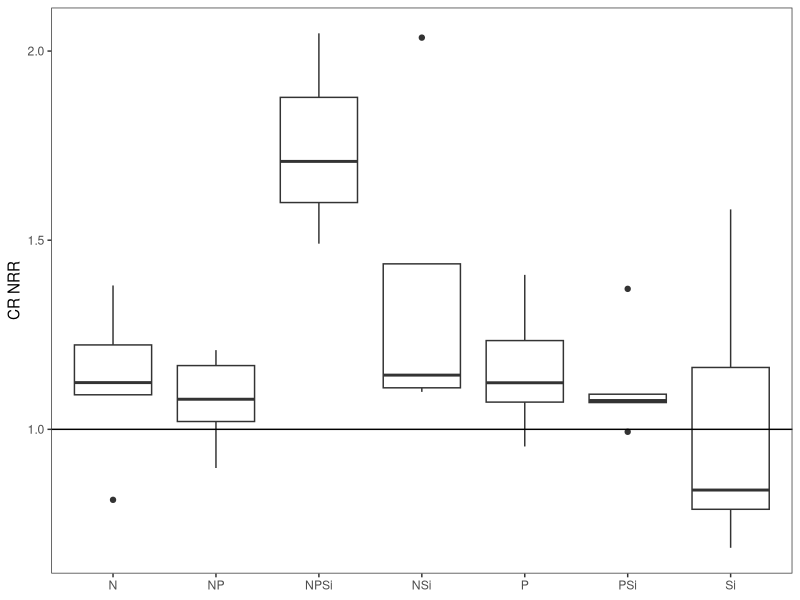
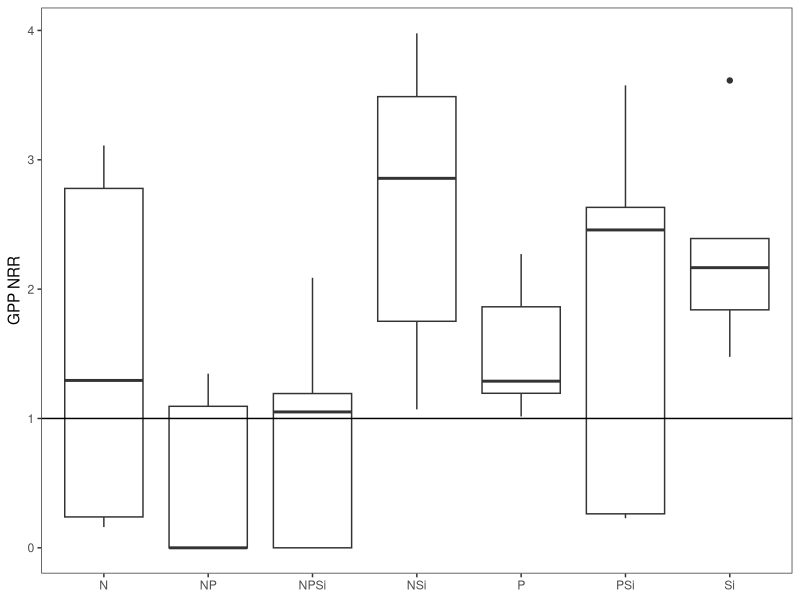
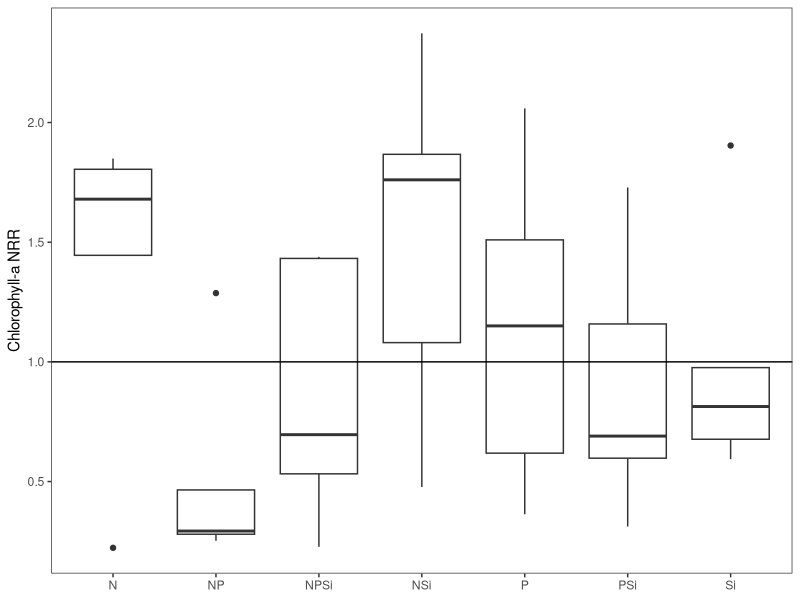
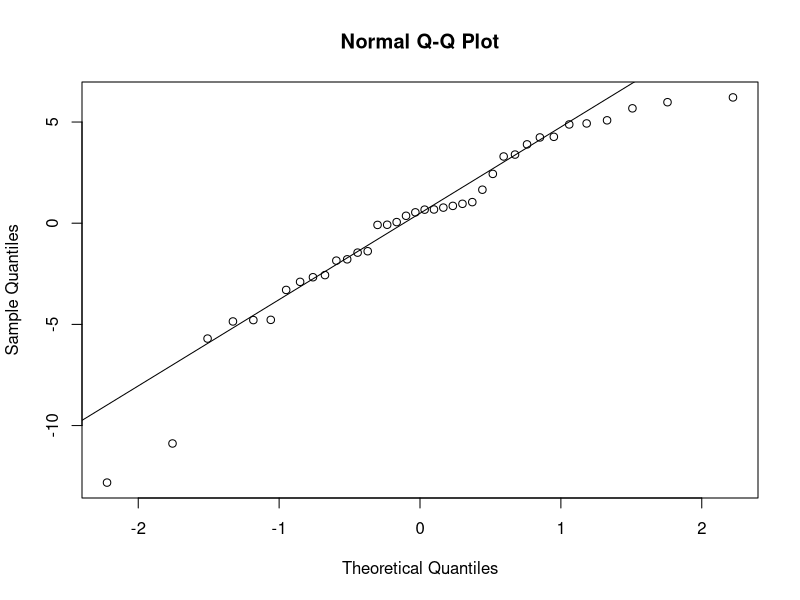
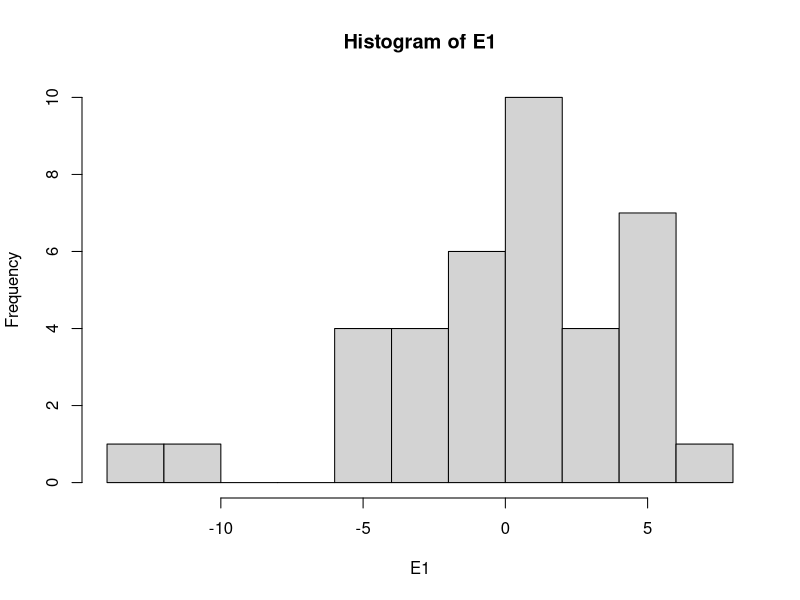
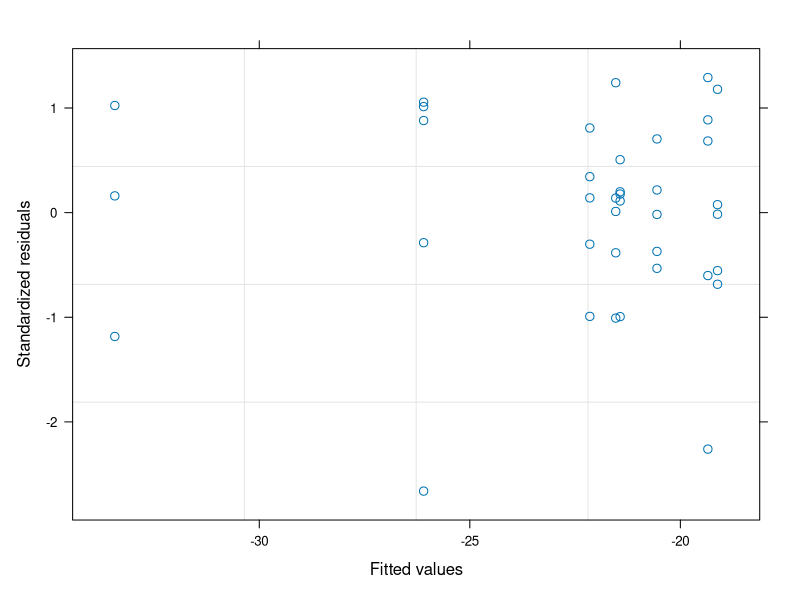

Here is the R script that generated these plots, in order: (Note: this script raises an error after producing the figures.)
#Author:  Clay Arango
#Creation date: 14-Feb-19
#Script to analyze NDS data from Summer 2018 WSB work with S. Roley and A. Alexiades

#packages
install.packages("nlme")
install.packages("nortest")
install.packages("dplyr")
install.packages("multcomp")
install.packages("MASS")
install.packages("ggplot2")
library(nlme)
library(nortest)
library(plyr)
library(dplyr)
library(multcomp)
library(MASS)
library(ggplot2)

#Load data
topp_summer<- read.csv("toppenish_summer.csv")

#set variable
d = topp_summer

#evaluate data to make sure factors are correct
names(d)
unique(d$nutrient) #control, N, NP, NPSi, NSi, P, PSi, Si
unique(d$N) #should be 0 and 1
unique(d$P) #should be 0 and 1
unique(d$Si) #should be 0 and 1
unique(d$top) #should be "sponge" and "glass"
#if need to change, use recode function below. 
d$top<-recode(d$top, "cellulose" ="sponge")
str(d)

#convert N and P vand Si alues (0 or 1 for absence or presence) to factors
d$N<-as.factor(d$N)
d$P<-as.factor(d$P)
d$Si<-as.factor(d$Si)
str(d)

#subset data into gpp and cr response
d.cr = subset(d, top=="sponge", data=d)
d.gpp = subset(d, top=="glass", data=d)

#calculate nrr for cr
x<-ddply(d.cr, "nutrient", summarise, ave_cr = mean(cr.area, na.rm=T))
x
d.cr$cr.nrr = d.cr$cr.area/-19.11745 #divide by control ave_cr

#calculate nrr for gpp and chla
x<- ddply(d.gpp, "nutrient", summarise, ave_gpp = mean(gpp.area, na.rm=T), ave_chla = mean(chla_ug_cm2, na.rm=T)) 
x
d.gpp$gpp.nrr = d.gpp$gpp.area/2.323007 #divide by control ave_gpp
d.gpp$chla.nrr = d.gpp$chla_ug_cm2/2.214887 #divide by control ave_chla

###############
#plots of NRR
##############
ggplot(data=subset(d.cr, !(nutrient=="control")), aes(x=nutrient, y=cr.nrr))+geom_boxplot()+theme_bw()+
  ylab("CR NRR")+geom_abline(slope = 0, intercept = 1)+
  theme(axis.title.x=element_blank(), panel.grid.minor=element_blank(), panel.grid.major=element_blank())

ggplot(data=subset(d.gpp, !(nutrient=="control")), aes(x=nutrient, y=gpp.nrr))+geom_boxplot()+theme_bw()+
  ylab("GPP NRR")+geom_abline(slope = 0, intercept = 1)+
  theme(axis.title.x=element_blank(), panel.grid.minor=element_blank(), panel.grid.major=element_blank())

ggplot(data=subset(d.gpp, !(nutrient=="control")), aes(x=nutrient, y=chla.nrr))+geom_boxplot()+theme_bw()+
  ylab("Chlorophyll-a NRR")+geom_abline(slope = 0, intercept = 1)+
  theme(axis.title.x=element_blank(), panel.grid.minor=element_blank(), panel.grid.major=element_blank())

############################################################
#analyze RESPIRATION data
############################################################

M1<-gls(cr.area~N*P*Si, data=d.cr, na.action=na.omit)
E1<-residuals(M1)
qqnorm(E1)
qqline(E1)
ad.test(E1)
   #residuals are more-or-less normally distributed, p=0.06625. A lot of wiggle around QQ line
hist(E1) #ok
plot(M1)# a little bit heteroscedastic but not dramatically so. less variation as values increase

plot(filter(d.cr, !is.na(cr.area)) %>% dplyr::select(nutrient), 
     E1, xlab="nutrient", ylab="Residuals")
bartlett.test(cr.area~nutrient, data=d.cr)
   #variance test OK

anova(M1)
  #P and NPSi interaction signficant. in figure, Si appears higher, NP lower, all others equal to Control

ggplot(data=d.cr, aes(x=nutrient, y = cr.area))+geom_boxplot()

x <- group_by(d.cr, nutrient) %>%  # Grouping function causes subsequent functions to aggregate by treatment
  summarize(cr.mean = abs(mean(cr.area, na.rm = TRUE)), # na.rm = TRUE to remove missing values
            cr.sd=abs(sd(cr.area, na.rm = TRUE)),  # na.rm = TRUE to remove missing values
            n = sum(!is.na(cr.area)), # of observations, excluding NAs. 
            cr.se=cr.sd/sqrt(n))

ggplot(data=x, aes(x=nutrient, y=cr.mean)) + 
  geom_bar(stat="identity", position=position_dodge(), color = "black") + 
  geom_errorbar(aes(ymin=cr.mean, ymax=cr.mean+cr.se), width=0.2, 
                position=position_dodge(0.9)) + 
  xlab("Nutrient") +
  ylab(expression(Respiration~(ug~O[2]~m^{-2}~h^{-1}))) +
  ylim(0,20) +
  labs(fill="Light") +
  theme_bw() +
  theme(panel.grid.major=element_blank(),
        panel.grid.minor=element_blank(),
        legend.title=element_text(size=6),
        legend.key=element_blank(), 
        legend.position=c(0.5,0.95), 
        legend.text=element_text(size=8), 
        legend.background=element_blank(), 
        legend.direction="horizontal", 
        legend.key.size=unit(0.3, "cm"), 
        axis.title.y=element_text(size=8), 
        axis.title.x=element_text(size=8), 
        axis.text.x=element_text(size=8))


#ggsave('output/figures/Aht_summer_CRNRR.tiff',
#       units="in",
#       width=3.25,
#       height=3.25,
#       dpi=1200,
#       compression="lzw")

############################################################
#analyze the PRODUCTION data
############################################################

M1<-gls(log10(gpp.area+1)~N*P*Si, data=d.gpp, na.action=na.omit) #had to log-transform
E1<-residuals(M1)
qqnorm(E1)
qqline(E1)
ad.test(E1)
  #with log transformation: looks better, p = 0.8947)
  #w/o transformation: residuals not normal (p = 0.012, clear deviation from QQ line)

hist(E1, xlab="residuals", main="")
plot(M1)

plot(filter(d.gpp, !is.na(gpp.area)) %>% dplyr::select(nutrient), 
     E1, xlab="nutrient", ylab="Residuals")
bartlett.test(gpp.area~nutrient, data=d.gpp)
   #variance increases with value, even with transformation. will use kruskal-wallis

ggplot(data=d.gpp, aes(x=nutrient, y = gpp.area))+geom_boxplot()# one funky control value!! check on it!!
anova(M1)#doing anova anyway
#nothing significant

kruskal.test(gpp.area~N+P+Si, data=d.gpp, na.action=na.omit)#kruskal-wallis can only have 1 factor


x <- group_by(d.gpp, nutrient) %>%  # Grouping function causes subsequent functions to aggregate by season and reach
  summarize(gpp.mean = abs(mean(gpp.area, na.rm = TRUE)), # na.rm = TRUE to remove missing values
            gpp.sd=abs(sd(gpp.area, na.rm = TRUE)),  # na.rm = TRUE to remove missing values
            n = sum(!is.na(gpp.area)), # of observations, excluding NAs. 
            gpp.se=gpp.sd/sqrt(n))

ggplot(data=x, aes(x=nutrient, y=gpp.mean)) + 
  geom_bar(stat="identity", position=position_dodge(), color = "black") + 
  geom_errorbar(aes(ymin=gpp.mean, ymax=gpp.mean+gpp.se), width=0.2, 
                position=position_dodge(0.9)) + 
  xlab("Nutrient") +
  ylab(expression(Production~(ug~O[2]~m^{-2}~h^{-1}))) +
  labs(fill="Light") +
  theme_bw() +
  theme(panel.grid.major=element_blank(),
        panel.grid.minor=element_blank(), 
        legend.title=element_text(size=6), 
        legend.key=element_blank(),  
        legend.position=c(0.5,0.95),  
        legend.text=element_text(size=8),  
        legend.background=element_blank(),  
        legend.direction="horizontal",  
        legend.key.size=unit(0.3, "cm"),  
        axis.title.y=element_text(size=8),  
        axis.title.x=element_text(size=8),  
        axis.text.x=element_text(size=8))

#ggsave('output/figures/gppByNutrient.tiff',
#       units="in",
#       width=3.25,
#       height=3.25,
#       dpi=1200,
#       compression="lzw")


#BELOW HERE IS NOT EDITED





############################################################
#analyze the CHL-A biomass on disks

M1<-gls(chla~N*P*light, data=roza_sum.chla, na.action=na.omit)
E1<-residuals(M1)
qqnorm(E1)
qqline(E1)
ad.test(E1)
  #residuals look bad (p=0.001)
hist(E1)
plot(M1)

vf1 = varIdent(form = ~ 1|N*P)
vf2 = varIdent(form = ~ 1|light)
vf3 = varIdent(form = ~ 1|N*P*light)
vf4 = varPower(form = ~ fitted(.)) 
vf5 = varExp(form = ~ fitted(.))
vf6 = varConstPower(form = ~ fitted(.))
vf7 = varExp(form = ~ fitted(.)|nutrient)

M2<-gls(chla~N*P*light, data=roza_sum.chla, na.action=na.omit, weights=vf1)
M3<-gls(chla~N*P*light, data=roza_sum.chla, na.action=na.omit, weights=vf2)
M4<-gls(chla~N*P*light, data=roza_sum.chla, na.action=na.omit, weights=vf3)
M5<-gls(chla~N*P*light, data=roza_sum.chla, na.action=na.omit, weights=vf4)
M6<-gls(chla~N*P*light, data=roza_sum.chla, na.action=na.omit, weights=vf5)
M7<-gls(chla~N*P*light, data=roza_sum.chla, na.action=na.omit, weights=vf6)
M8<-gls(chla~N*P*light, data=roza_sum.chla, na.action=na.omit, weights=vf7)

anova(M1,M2,M3,M4,M5,M6,M7,M8)

#M3 is best on AIC

E3<-residuals(M3)
qqnorm(E3)
qqline(E3)
ad.test(E3)
#residuals are not normal (p=0.001)
hist(E3, xlab="residuals", main="")
plot(M3)
  #hist and plot look good

plot(filter(roza_sum.chla, !is.na(chla)) %>% dplyr::select(light), 
     E3, xlab="light", ylab="Residuals")
bartlett.test(chla~light, data=roza_sum.chla)

plot(filter(roza_sum.chla, !is.na(chla)) %>% dplyr::select(nutrient), 
     E3, xlab="nutrient", ylab="Residuals")
bartlett.test(chla~nutrient, data=roza_sum.chla)

anova(M3)

#light is significant and N and P separately interact with light

x<-roza_sum.chla[complete.cases(roza_sum.chla$chla),]

with(x, 
     interaction.plot(nutrient,light,chla, 
                      ylim=c(0,1.5),lty=c(1,12),lwd=2,ylab="Chlorophyll a", 
                      xlab="Nutrient", trace.label="Light"))

x <- group_by(roza_sum.chla, nutrient, light) %>%  # Grouping function causes subsequent functions to aggregate by season and reach
  summarize(chla.mean = mean(chla, na.rm = TRUE), # na.rm = TRUE to remove missing values
            chla.sd=sd(chla, na.rm = TRUE),  # na.rm = TRUE to remove missing values
            n = sum(!is.na(chla)), # of observations, excluding NAs. 
            chla.se=chla.sd/sqrt(n))

ggplot(data=x, 
       aes(x=nutrient, y=chla.mean, fill=light)) + 
  geom_bar(stat="identity", position=position_dodge(), color = "black") + 
  geom_errorbar(aes(ymin=chla.mean, ymax=chla.mean+chla.se), width=0.2, 
                position=position_dodge(0.9)) + 
  scale_fill_manual(values=c("white","black")) +
  xlab("Nutrient") +
  ylab(expression(Chlorophyll~a~(ug~cm^{-2}))) +
  ylim(0,1.7) +
  labs(fill="Light") +
  theme_bw() +
  theme(panel.grid.major=element_blank(), 
        panel.grid.minor=element_blank(), 
        legend.title=element_text(size=6), 
        legend.key=element_blank(), 
        legend.position=c(0.5,0.95), 
        legend.text=element_text(size=8), 
        legend.background=element_blank(), 
        legend.direction="horizontal", 
        legend.key.size=unit(0.3, "cm"), 
        axis.title.y=element_text(size=8), 
        axis.title.x=element_text(size=8), 
        axis.text.x=element_text(size=8))

ggsave('output/figures/chlaByNutrientLight.tiff',
       units="in",
       width=3.25,
       height=3.25,
       dpi=1200,
       compression="lzw")



############################################################
############################################################
#calculate nrr mean and standard error
x1 <- group_by(roza_sum, nutrient, light) %>%  # Grouping function causes subsequent functions to aggregate by season and reach
  summarize(chla.nrr.mean = mean(chla.nrr, na.rm = TRUE), # na.rm = TRUE to remove missing values
            chla.nrr.sd=sd(chla.nrr, na.rm = TRUE),  # na.rm = TRUE to remove missing values
            chla.n = sum(!is.na(chla.nrr)), # of observations, excluding NAs. 
            chla.nrr.se=chla.nrr.sd/sqrt(chla.n))


x2 <- group_by(roza_sum, nutrient, light) %>%  # Grouping function causes subsequent functions to aggregate by season and reach
  summarize(gpp.nrr.mean = mean(gpp.nrr, na.rm = TRUE), # na.rm = TRUE to remove missing values
            gpp.nrr.sd=sd(gpp.nrr, na.rm = TRUE),  # na.rm = TRUE to remove missing values
            gpp.n = sum(!is.na(gpp.nrr)), # of observations, excluding NAs. 
            gpp.nrr.se=gpp.nrr.sd/sqrt(gpp.n))

x3 <- group_by(roza_sum, nutrient, light) %>%  # Grouping function causes subsequent functions to aggregate by season and reach
  summarize(cr.nrr.mean = mean(cr.nrr, na.rm = TRUE), # na.rm = TRUE to remove missing values
            cr.nrr.sd=sd(cr.nrr, na.rm = TRUE),  # na.rm = TRUE to remove missing values
            cr.n = sum(!is.na(cr.nrr)), # of observations, excluding NAs. 
            cr.nrr.se=cr.nrr.sd/sqrt(cr.n))

roza_sum.nrr<-cbind(x1,x2,x3)
roza_sum.nrr <- roza_sum.nrr[, !duplicated(colnames(roza_sum.nrr))]
write.csv(roza_sum.nrr, "roza_sum.nrr.csv")
